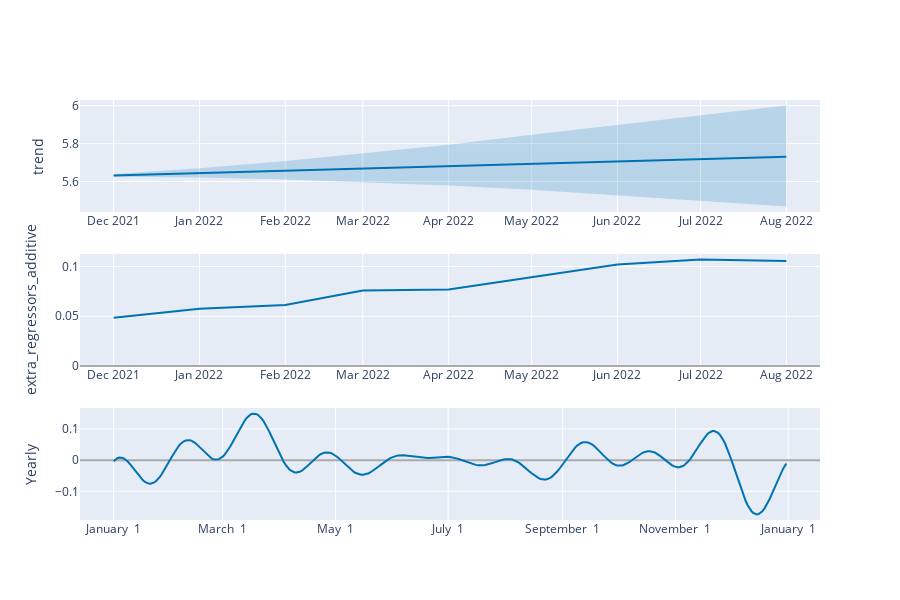

The notebook cell this image was saved under:
### Code cell
# Plotting components against predicted data
plot_components_plotly(model_new, prediction)

### Figure 1 — Plotly figure (JSON) as saved in the notebook; plotly's stock layout.template omitted (floating-point values rounded to 4 significant figures; data arrays with more than 128 entries replaced by an {"elided": "..."} marker saying what was removed)
{"data": [{"line": {"color": "#0072B2", "width": 2}, "mode": "lines", "name": "trend", "type": "scatter", "x": ["2021-12-01T00:00:00", "2022-01-01T00:00:00", "2022-02-01T00:00:00", "2022-03-01T00:00:00", "2022-04-01T00:00:00", "2022-05-01T00:00:00", "2022-06-01T00:00:00", "2022-07-01T00:00:00", "2022-08-01T00:00:00"], "xaxis": "x", "y": [5.631, 5.644, 5.657, 5.668, 5.681, 5.693, 5.706, 5.718, 5.73], "yaxis": "y"}, {"line": {"color": "rgba(0, 114, 178, 0.2)", "width": 0}, "mode": "lines", "name": "trend_upper", "type": "scatter", "x": ["2021-12-01T00:00:00", "2022-01-01T00:00:00", "2022-02-01T00:00:00", "2022-03-01T00:00:00", "2022-04-01T00:00:00", "2022-05-01T00:00:00", "2022-06-01T00:00:00", "2022-07-01T00:00:00", "2022-08-01T00:00:00"], "xaxis": "x", "y": [5.639, 5.67, 5.708, 5.748, 5.794, 5.846, 5.899, 5.95, 6.001], "yaxis": "y"}, {"fill": "tonexty", "fillcolor": "rgba(0, 114, 178, 0.2)", "line": {"color": "rgba(0, 114, 178, 0.2)", "width": 0}, "mode": "lines", "name": "trend_lower", "type": "scatter", "x": ["2021-12-01T00:00:00", "2022-01-01T00:00:00", "2022-02-01T00:00:00", "2022-03-01T00:00:00", "2022-04-01T00:00:00", "2022-05-01T00:00:00", "2022-06-01T00:00:00", "2022-07-01T00:00:00", "2022-08-01T00:00:00"], "xaxis": "x", "y": [5.625, 5.621, 5.611, 5.596, 5.579, 5.556, 5.527, 5.501, 5.469], "yaxis": "y"}, {"line": {"color": "#0072B2", "width": 2}, "mode": "lines", "name": "extra_regressors_additive", "type": "scatter", "x": ["2021-12-01T00:00:00", "2022-01-01T00:00:00", "2022-02-01T00:00:00", "2022-03-01T00:00:00", "2022-04-01T00:00:00", "2022-05-01T00:00:00", "2022-06-01T00:00:00", "2022-07-01T00:00:00", "2022-08-01T00:00:00"], "xaxis": "x2", "y": [0.04857, 0.05758, 0.06131, 0.07579, 0.07682, 0.08934, 0.102, 0.1069, 0.1055], "yaxis": "y2"}, {"line": {"color": "#0072B2", "width": 2}, "mode": "lines", "name": "Yearly", "type": "scatter", "x": {"elided": "365 str values"}, "xaxis": "x3", "y": {"elided": "365 float values"}, "yaxis": "y3"}], "layout": {"height": 600, "showlegend": false, "width": 900, "xaxis": {"anchor": "y", "domain": [0, 1], "range": ["2021-11-18T20:24:00", "2022-08-13T03:36:00"], "type": "date"}, "xaxis2": {"anchor": "y2", "domain": [0, 1], "range": ["2021-11-18T20:24:00", "2022-08-13T03:36:00"], "type": "date"}, "xaxis3": {"anchor": "y3", "domain": [0, 1], "range": ["2016-12-13T19:12:00", "2018-01-18T04:48:00"], "tickformat": "%B %e", "type": "date"}, "yaxis": {"anchor": "x", "domain": [0.7333, 1], "rangemode": "normal", "title": {"text": "trend"}, "zerolinecolor": "#AAA"}, "yaxis2": {"anchor": "x2", "domain": [0.3667, 0.6333], "rangemode": "tozero", "title": {"text": "extra_regressors_additive"}, "zerolinecolor": "#AAA"}, "yaxis3": {"anchor": "x3", "domain": [0, 0.2667], "title": {"text": "Yearly"}, "zerolinecolor": "#AAA"}}}
